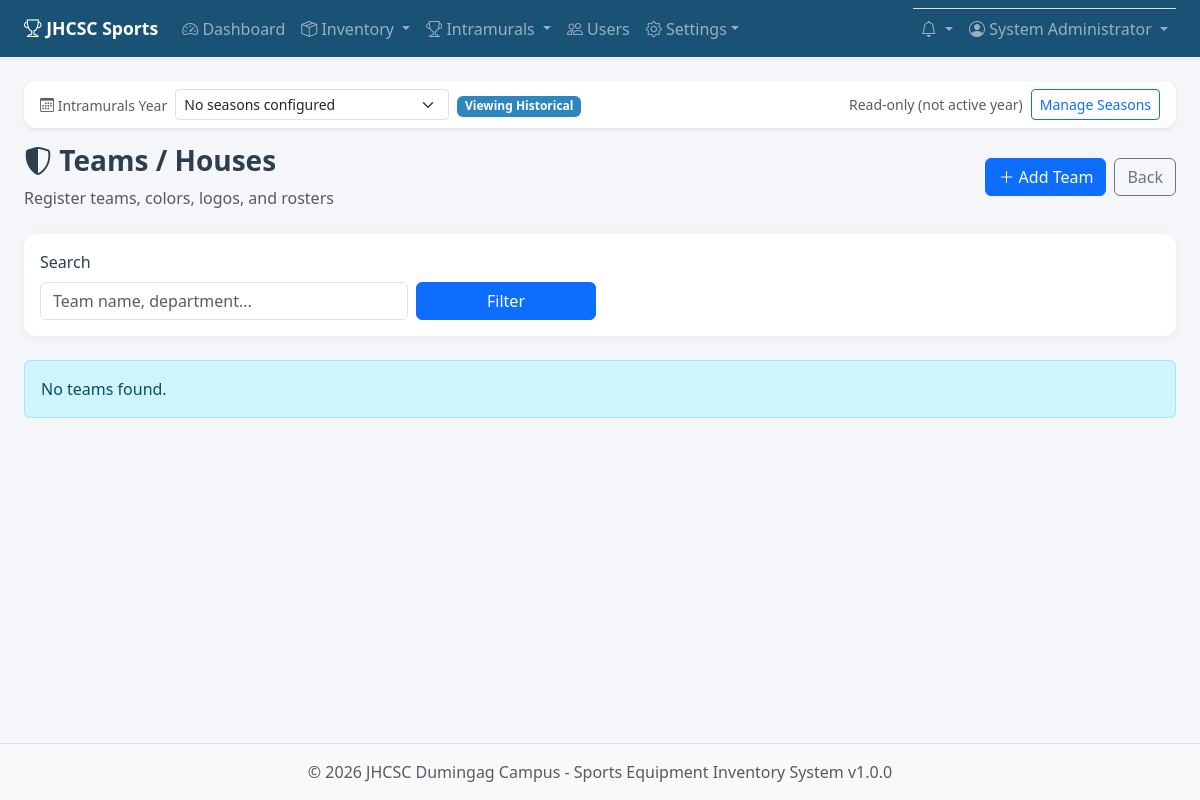
/intramurals/teams/index.php (signed in), run on an earlier commit of the app's database.
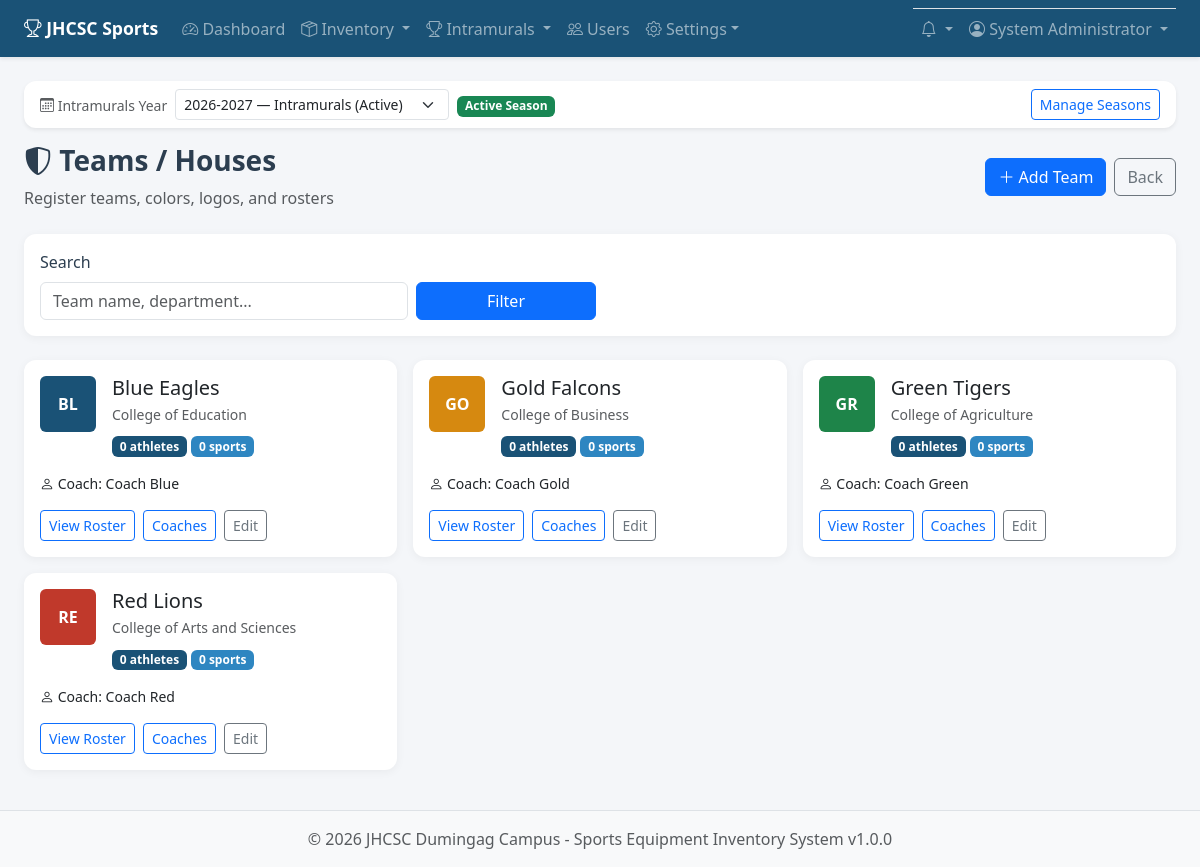
And on a later commit of the database.
### tables this page shows
CREATE TABLE IF NOT EXISTS intramural_teams (
    id INT AUTO_INCREMENT PRIMARY KEY,
    name VARCHAR(100) NOT NULL,
    short_name VARCHAR(30) DEFAULT NULL,
    color VARCHAR(20) DEFAULT '#1a5276',
    logo VARCHAR(255) DEFAULT NULL,
    department VARCHAR(100) DEFAULT NULL,
    coach_name VARCHAR(100) DEFAULT NULL,
    unit_manager_id INT DEFAULT NULL,
    coach_user_id INT DEFAULT NULL,
    description TEXT,
    is_active TINYINT(1) NOT NULL DEFAULT 1,
    created_at TIMESTAMP DEFAULT CURRENT_TIMESTAMP,
    updated_at TIMESTAMP DEFAULT CURRENT_TIMESTAMP ON UPDATE CURRENT_TIMESTAMP,
    UNIQUE KEY uq_team_name (name),
    FOREIGN KEY (unit_manager_id) REFERENCES users(id) ON DELETE SET NULL,
    FOREIGN KEY (coach_user_id) REFERENCES users(id) ON DELETE SET NULL
);

### includes/functions.php (called while the page is built, shortened)
<?php
function sanitize(string $input): string
{
    return htmlspecialchars(trim($input), ENT_QUOTES, 'UTF-8');
}
function get(string $key, $default = ''): string
{
    return isset($_GET[$key]) ? trim($_GET[$key]) : $default;
}
function getSetting(string $key, $default = null)
{
    $db = getDB();
    $stmt = $db->prepare('SELECT setting_value, setting_type FROM system_settings WHERE setting_key = ?');
    $stmt->execute([$key]);
    $row = $stmt->fetch();
    if (!$row) {
        return $default;
    }
    return match ($row['setting_type']) {
        'integer' => (int) $row['setting_value'],
        'boolean' => (bool) $row['setting_value'],
        'json'    => json_decode($row['setting_value'], true),
        default   => $row['setting_value'],
    };
}
function paginate(int $total, int $perPage, int $currentPage): array
{
    $totalPages = max(1, (int) ceil($total / $perPage));
    $currentPage = max(1, min($currentPage, $totalPages));
    $offset = ($currentPage - 1) * $perPage;
    return [
        'total'        => $total,
        'per_page'     => $perPage,
        'current_page' => $currentPage,
        'total_pages'  => $totalPages,
        'offset'       => $offset,
    ];
}

### includes/theme.php (called while the page is built, shortened)
<?php
function getActiveTheme(): array
{
    $presets = getThemePresets();
    $presetKey = getSetting('theme_preset', 'jhcsc_blue');
    $theme = $presets[$presetKey] ?? $presets['jhcsc_blue'];
    $theme['preset'] = $presetKey;
    return $theme;
}

### includes/auth.php (called while the page is built, shortened)
<?php
require_once __DIR__ . '/../config/config.php';
require_once __DIR__ . '/functions.php';
require_once __DIR__ . '/intramurals.php';
function isLoggedIn(): bool
{
    return isset($_SESSION['user_id']) && !empty($_SESSION['user_id']);
}
function isIntramuralsOnlyRole(): bool
{
    return isLoggedIn() && in_array($_SESSION['user_role'] ?? '', ['unit_manager', 'coach', 'tabulator'], true);
}
function getHomeUrl(): string
{
    return BASE_URL . '/dashboard.php';
}
function canManageUsers(): bool
{
    return isLoggedIn() && $_SESSION['user_role'] === 'admin';
}
function canManageSettings(): bool
{
    return isLoggedIn() && $_SESSION['user_role'] === 'admin';
}
function canManageIntramurals(): bool
{
    return isLoggedIn() && in_array($_SESSION['user_role'], ['admin', 'coordinator', 'staff'], true);
}
function canViewIntramurals(): bool
{
    return isLoggedIn();
}
function canEditOwnTeam(?int $teamId = null): bool
{
    if (canManageIntramurals()) {
        return true;
    }
    $userTeam = getUserTeamId();
    return $userTeam && ($teamId === null || $teamId === $userTeam);
}

### includes/intramurals.php (called while the page is built, shortened)
<?php
function getAllSeasons(bool $includeArchived = true): array
{
    try {
        $db = getDB();
        $sql = 'SELECT * FROM intramural_seasons';
        $sql .= ' ORDER BY is_active DESC, year_label DESC, id DESC';
        return $db->query($sql)->fetchAll();
    } catch (Throwable $e) {
        return [];
    }
}
function getActiveSeason(): ?array
{
    try {
        $db = getDB();
        $season = $db->query('SELECT * FROM intramural_seasons WHERE is_active = 1 ORDER BY id DESC LIMIT 1')->fetch();
        if ($season) {
            return $season;
        }
        return $db->query('SELECT * FROM intramural_seasons ORDER BY id DESC LIMIT 1')->fetch() ?: null;
    } catch (Throwable $e) {
        return null;
    }
}
function getSeasonById(int $id): ?array
{
    try {
        $db = getDB();
        $stmt = $db->prepare('SELECT * FROM intramural_seasons WHERE id = ?');
        $stmt->execute([$id]);
        return $stmt->fetch() ?: null;
    } catch (Throwable $e) {
        return null;
    }
}
function getCurrentSeasonId(): ?int
{
    $active = getActiveSeason();
    return $active ? (int) $active['id'] : null;
}
function getCurrentSeason(): ?array
{
    $id = getCurrentSeasonId();
    return $id ? getSeasonById($id) : getActiveSeason();
}
function isViewingActiveSeason(): bool
{
    $current = getCurrentSeason();
    return $current && !empty($current['is_active']);
}

### intramurals/teams/index.php (the view, shortened to what this page needs)
<?php
require_once __DIR__ . '/../../includes/auth.php';
$db = getDB();
$search = get('search');
$page = max(1, (int) get('page', '1'));
$perPage = 12;
$where = ['1=1'];
$params = [];
$whereClause = implode(' AND ', $where);
$countStmt = $db->prepare("SELECT COUNT(*) FROM intramural_teams t WHERE $whereClause");
$countStmt->execute($params);
$pagination = paginate((int) $countStmt->fetchColumn(), $perPage, $page);
$seasonId = getCurrentSeasonId();
$sportCountSql = $seasonId
    ? '(SELECT COUNT(DISTINCT r.sport_id) FROM intramural_registrations r WHERE r.team_id = t.id AND r.season_id = ' . (int) $seasonId . ')'
    : '(SELECT COUNT(DISTINCT r.sport_id) FROM intramural_registrations r WHERE r.team_id = t.id)';
$stmt = $db->prepare("SELECT t.*,
    (SELECT COUNT(*) FROM intramural_athletes a WHERE a.team_id = t.id AND a.is_active = 1) as member_count,
    $sportCountSql as sport_count
    FROM intramural_teams t WHERE $whereClause ORDER BY t.is_active DESC, t.name ASC
    LIMIT {$pagination['offset']}, $perPage");
$stmt->execute($params);
$teams = $stmt->fetchAll();
require_once __DIR__ . '/../../includes/header.php';
require __DIR__ . '/../_season_bar.php';
?>
<div class="page-header d-flex justify-content-between align-items-center flex-wrap gap-2">
    <div>
        <h1><i class="bi bi-shield-shaded"></i> Teams / Houses</h1>
        <p class="text-muted mb-0">Register teams, colors, logos, and rosters</p>
    </div>
    <div class="d-flex gap-2">
        <?php if (canManageIntramurals()): ?>
        <a href="<?= BASE_URL ?>/intramurals/teams/add.php" class="btn btn-primary"><i class="bi bi-plus-lg"></i> Add Team</a>
        <?php endif; ?>
        <a href="<?= BASE_URL ?>/intramurals/index.php" class="btn btn-outline-secondary">Back</a>
    </div>
</div>
<div class="filter-bar">
    <form method="GET" class="row g-2 align-items-end">
        <div class="col-md-4">
            <label class="form-label">Search</label>
            <input type="text" name="search" class="form-control" value="<?= sanitize($search) ?>" placeholder="Team name, department...">
        </div>
        <div class="col-md-2"><button class="btn btn-primary w-100">Filter</button></div>
    </form>
</div>
<div class="row g-3">
    <?php foreach ($teams as $t): ?>
    <div class="col-md-6 col-xl-4">
        <div class="card h-100 <?= $t['is_active'] ? '' : 'opacity-75' ?>">
            <div class="card-body">
                <div class="d-flex align-items-start gap-3">
                    <?php if ($t['logo']): ?>
                    <img src="<?= UPLOAD_URL_TEAMS . sanitize($t['logo']) ?>" alt="" class="rounded" style="width:56px;height:56px;object-fit:cover;border:3px solid <?= sanitize($t['color']) ?>">
                    <?php else: ?>
                    <div class="rounded d-flex align-items-center justify-content-center text-white fw-bold" style="width:56px;height:56px;background:<?= sanitize($t['color']) ?>">
                        <?= sanitize(strtoupper(substr($t['short_name'] ?: $t['name'], 0, 2))) ?>
                    </div>
                    <?php endif; ?>
                    <div class="flex-grow-1">
                        <h5 class="mb-1"><?= sanitize($t['name']) ?></h5>
                        <div class="text-muted small"><?= sanitize($t['department'] ?: 'No department') ?></div>
                        <div class="mt-2">
                            <span class="badge bg-primary"><?= (int) $t['member_count'] ?> athletes</span>
                            <span class="badge bg-secondary"><?= (int) $t['sport_count'] ?> sports</span>
                        </div>
                    </div>
                </div>
                <?php if ($t['coach_name']): ?>
                <div class="mt-3 small"><i class="bi bi-person"></i> Coach: <?= sanitize($t['coach_name']) ?></div>
                <?php endif; ?>
                <div class="mt-3 d-flex gap-2">
                    <a href="<?= BASE_URL ?>/intramurals/teams/view.php?id=<?= $t['id'] ?>" class="btn btn-sm btn-outline-primary">View Roster</a>
                    <?php if (canEditOwnTeam((int) $t['id']) || canManageIntramurals()): ?>
                    <a href="<?= BASE_URL ?>/intramurals/teams/coaches.php?id=<?= $t['id'] ?>" class="btn btn-sm btn-outline-primary">Coaches</a>
                    <a href="<?= BASE_URL ?>/intramurals/teams/edit.php?id=<?= $t['id'] ?>" class="btn btn-sm btn-outline-secondary">Edit</a>
                    <?php elseif (hasRole('coach') && in_array((int) $t['id'], getCoachTeamIds(), true)): ?>
                    <a href="<?= BASE_URL ?>/intramurals/teams/view.php?id=<?= $t['id'] ?>" class="btn btn-sm btn-outline-primary">My Events</a>
                    <?php endif; ?>
                </div>
            </div>
        </div>
    </div>
    <?php endforeach; ?>
    <?php if (empty($teams)): ?>
    <div class="col-12"><div class="alert alert-info">No teams found.</div></div>
    <?php endif; ?>
</div>
<?php require_once __DIR__ . '/../../includes/footer.php'; ?>

### includes/header.php (shortened to what this page needs)
<!DOCTYPE html>
<html lang="en">
<head>
    <link href="https://cdn.jsdelivr.net/npm/bootstrap@5.3.2/dist/css/bootstrap.min.css" rel="stylesheet">
    <link href="https://cdn.jsdelivr.net/npm/bootstrap-icons@1.11.1/font/bootstrap-icons.css" rel="stylesheet">
    <link href="<?= BASE_URL ?>/assets/css/style.css" rel="stylesheet">
</head>
<body class="<?= (getActiveTheme()['preset'] ?? '') === 'dark_mode' ? 'theme-dark' : '' ?>">
<?php if (isLoggedIn()): ?>
<nav class="navbar navbar-expand-lg navbar-dark bg-primary sticky-top shadow-sm">
    <div class="container-fluid px-3 px-lg-4">
        <a class="navbar-brand fw-bold" href="<?= getHomeUrl() ?>">
            <i class="bi bi-trophy"></i>
            <span class="brand-full"> JHCSC Sports</span>
        </a>
        <div class="collapse navbar-collapse" id="navbarNav">
            <ul class="navbar-nav me-auto pt-2 pt-lg-0">
                <?php if (!isIntramuralsOnlyRole()): ?>
                <li class="nav-item">
                    <a class="nav-link" href="<?= BASE_URL ?>/dashboard.php"><i class="bi bi-speedometer2"></i> Dashboard</a>
                </li>
                <li class="nav-item dropdown">
                    <a class="nav-link dropdown-toggle" href="#" data-bs-toggle="dropdown" data-bs-auto-close="outside">
                        <i class="bi bi-box-seam"></i> Inventory
                    </a>
                </li>
                <?php endif; ?>
                <?php if (canViewIntramurals()): ?>
                <li class="nav-item dropdown">
                    <a class="nav-link dropdown-toggle" href="#" data-bs-toggle="dropdown" data-bs-auto-close="outside">
                        <i class="bi bi-trophy"></i> Intramurals
                    </a>
                </li>
                <?php endif; ?>
                <?php if (canManageUsers()): ?>
                <li class="nav-item">
                    <a class="nav-link" href="<?= BASE_URL ?>/users/index.php"><i class="bi bi-people"></i> Users</a>
                </li>
                <?php endif; ?>
                <?php if (canManageSettings()): ?>
                <li class="nav-item dropdown">
                    <a class="nav-link dropdown-toggle" href="#" data-bs-toggle="dropdown"><i class="bi bi-gear"></i> Settings</a>
                </li>
                <?php endif; ?>
            </ul>
            <ul class="navbar-nav ms-lg-auto pt-2 pt-lg-0 border-top border-lg-0 mt-2 mt-lg-0">
                <li class="nav-item dropdown d-none d-lg-block">
                    <a class="nav-link dropdown-toggle position-relative" href="#" data-bs-toggle="dropdown" aria-label="Notifications">
                        <i class="bi bi-bell"></i>
                    </a>
                </li>
                <li class="nav-item dropdown">
                    <a class="nav-link dropdown-toggle" href="#" data-bs-toggle="dropdown">
                        <i class="bi bi-person-circle"></i>
                        <span class="user-name-text"><?= sanitize($_SESSION['user_name']) ?></span>
                    </a>
                </li>
            </ul>
        </div>
    </div>
</nav>
<?php endif; ?>
<main class="<?= isLoggedIn() ? 'app-main container-fluid px-3 px-sm-4 py-3 py-md-4' : '' ?>">

### intramurals/_season_bar.php (shortened to what this page needs)
<?php
$__season = getCurrentSeason();
$__seasons = getAllSeasons(true);
$__writable = isViewingActiveSeason();
?>
<div class="card mb-3 border-0 shadow-sm season-bar">
    <div class="card-body py-2 px-3">
        <form method="GET" class="row g-2 align-items-center">
            <div class="col-auto">
                <span class="text-muted small"><i class="bi bi-calendar3"></i> Intramurals Year</span>
            </div>
            <div class="col-md-4 col-lg-3">
                <select name="season_id" class="form-select form-select-sm" onchange="this.form.submit()">
                    <?php foreach ($__seasons as $s): ?>
                    <option value="<?= $s['id'] ?>" <?= $__season && (int) $__season['id'] === (int) $s['id'] ? 'selected' : '' ?>>
                        <?= sanitize($s['year_label']) ?> — <?= sanitize($s['name']) ?>
                    </option>
                    <?php endforeach; ?>
                    <?php if (empty($__seasons)): ?>
                    <option value="">No seasons configured</option>
                    <?php endif; ?>
                </select>
            </div>
            <div class="col-auto">
                <?php if ($__season && !empty($__season['is_active'])): ?>
                <span class="badge bg-success">Active Season</span>
                <?php else: ?>
                <span class="badge bg-secondary">Viewing Historical</span>
                <?php endif; ?>
            </div>
            <div class="col-auto ms-auto d-flex gap-2">
                <?php if (!$__writable): ?>
                <span class="small text-muted align-self-center">Read-only (not active year)</span>
                <?php endif; ?>
                <?php if (canManageIntramurals()): ?>
                <a href="<?= BASE_URL ?>/intramurals/seasons/index.php" class="btn btn-sm btn-outline-primary">Manage Seasons</a>
                <?php endif; ?>
            </div>
        </form>
    </div>
</div>

### includes/footer.php (shortened to what this page needs)
</main>
<footer class="footer mt-auto py-3 bg-light border-top">
    <div class="container-fluid px-3 px-sm-4 text-center">
        <span class="text-muted footer-text">&copy; <?= date('Y') ?> <?= APP_CAMPUS ?> - Sports Equipment Inventory System v<?= APP_VERSION ?></span>
    </div>
</footer>
</body>
</html>

### assets/css/style.css (style rules this page uses)
:root { --jhcsc-primary: #1a5276; --jhcsc-secondary: #2e86c1; --jhcsc-accent: #f39c12; }
body { min-height: 100vh; display: flex; flex-direction: column; background-color: var(--theme-body-bg, #f4f6f9); color: var(--theme-text, #2c3e50); }
main { flex: 1; }
.navbar-brand { font-size: 1.1rem; }
.card { border: none; border-radius: 12px; box-shadow: 0 2px 10px rgba(0,0,0,0.05); background-color: var(--theme-card-bg, #ffffff); }
.page-header h1 { font-size: 1.75rem; font-weight: 700; color: var(--theme-text, #2c3e50); }
.page-header { margin-bottom: 1.5rem; }
.page-header.d-flex, .page-header.flex-wrap { flex-wrap: wrap; gap: 0.75rem; }
.brand-full { display: inline; }
.filter-bar { background: var(--theme-card-bg, white); border-radius: 12px; padding: 1rem; margin-bottom: 1.5rem; box-shadow: 0 2px 10px rgba(0,0,0,0.05); }

What changed in the data, as far as the page shows it:
added intramural_teams: short_name "BL", name "Blue Eagles", department "College of Education", member_count "0", sport_count "0", coach_name "Coach Blue"
added intramural_teams: short_name "GO", name "Gold Falcons", department "College of Business", member_count "0", sport_count "0", coach_name "Coach Gold"
added intramural_teams: short_name "GR", name "Green Tigers", department "College of Agriculture", member_count "0", sport_count "0", coach_name "Coach Green"
added intramural_teams: short_name "RE", name "Red Lions", department "College of Arts and Sciences", member_count "0", sport_count "0", coach_name "Coach Red"
Also different on the page:
form field season_id: "No seasons configured" → "2026-2027 — Intramurals (Active)"
text no longer shown: "Viewing Historical Read-only (not active year) No teams found."
text now shown: "Active Season"
